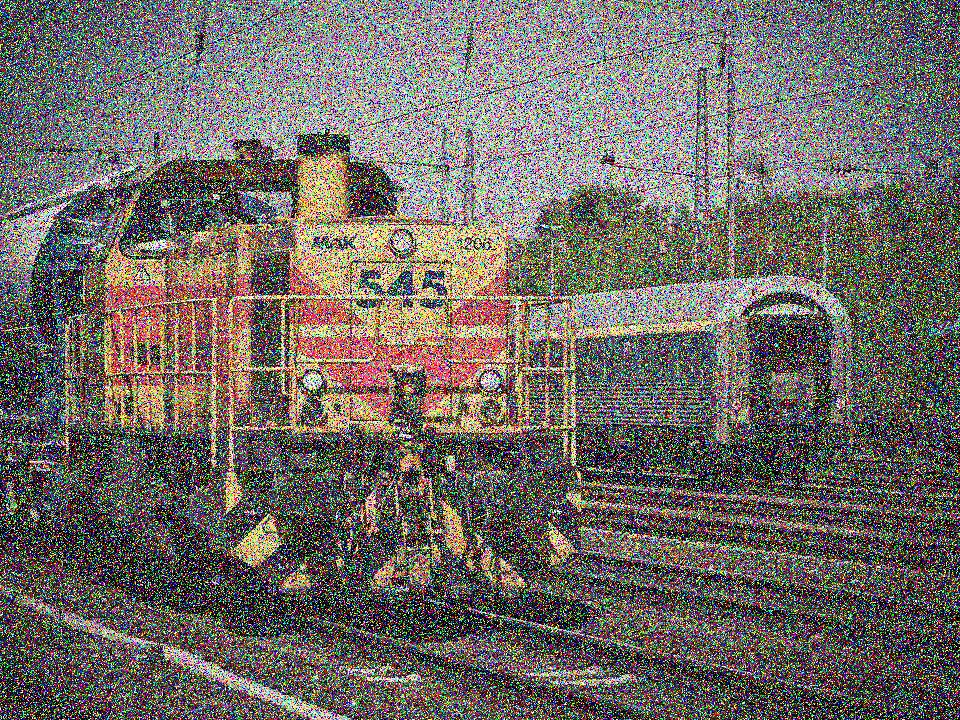
#> input picture imgs/train.jpg, 960 x 720 px
$ python erosion.py
#> lines starting #> are read from the running program, lines starting #| are printed output that depends on the picture
from skimage import morphology, io
img = io.imread('../imgs/train.jpg')
#> img is the input picture: shape (720, 960, 3); mean R, G, B 111.9, 106.2, 102
eroded_img = morphology.binary_erosion(img)
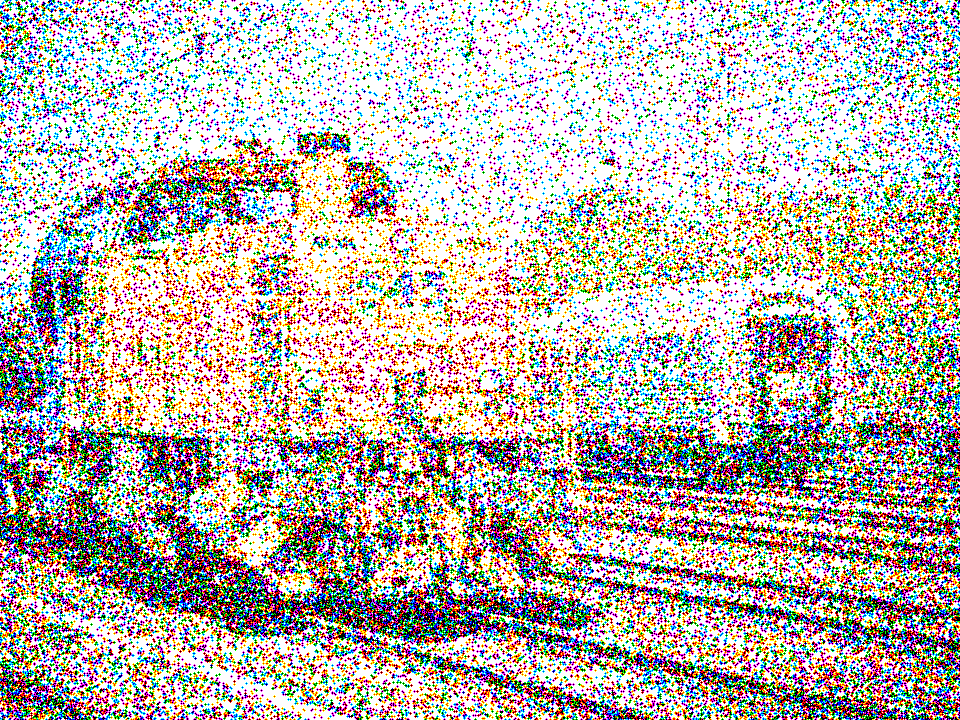
#> eroded_img: shape (720, 960, 3) bool; mean R, G, B 0.72, 0.697, 0.669
io.imshow(eroded_img)
io.show()

$ run again, with imgs/brick.jpg copied over imgs/train.jpg
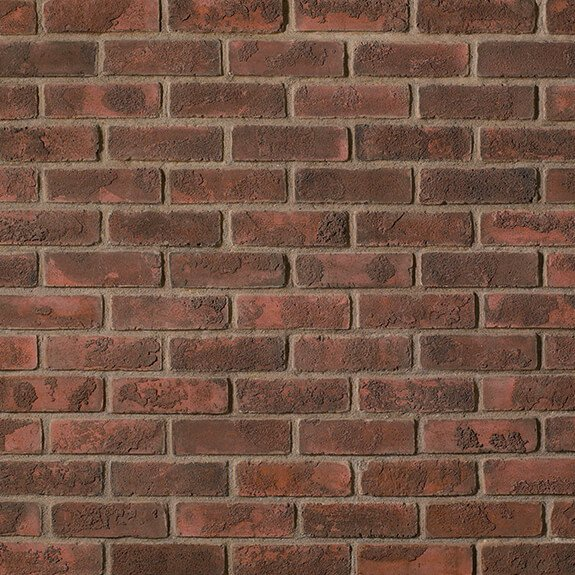
#> input picture imgs/brick.jpg, 575 x 575 px
#> img is the input picture: shape (575, 575, 3); mean R, G, B 114.7, 82.8, 67.5
#> `eroded_img = morphology.binary_erosion(img)`:
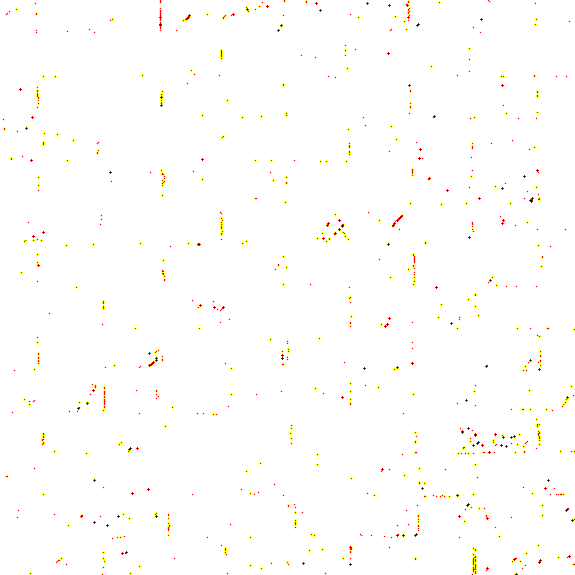
#> eroded_img: shape (575, 575, 3) bool; mean R, G, B 1, 0.995, 0.987
